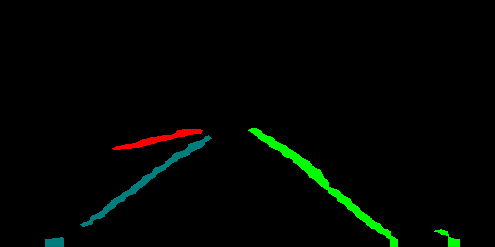
#> input picture data/mask_image2.png, 495 x 247 px
$ jupyter execute --allow-errors process.ipynb
#> lines starting #> are read from the running program, lines starting #| are printed output that depends on the picture; long printed decimals are rounded
[cell 1]
import cv2
import numpy as np
import sys
import os

[cell 2]
masked_image = np.array(cv2.imread("mask_image2.png"))
#> masked_image is the input picture: shape (247, 495, 3); mean B, G, R 1.2, 4.7, 1.1
image_height, image_width, _ = masked_image.shape
#> image_height = 247; image_width = 495
lane_colors = np.unique(masked_image.reshape(-1, masked_image.shape[2]), axis=0)
#> lane_colors = [[0, 0, 0], [0, 0, 255], [0, 241, 0], [0, 255, 0], [118, 118, 0], [125, 125, 0]]
lane_colors = lane_colors[lane_colors[:, 1] > 0]
#> lane_colors = [[0, 241, 0], [0, 255, 0], [118, 118, 0], [125, 125, 0]]
lane_points = {}

for color in lane_colors:
    lane_points[str(color)] = np.argwhere(np.all(masked_image == color, axis=-1))
#> this loop made 4 passes
#> after the loop, lane_points = 4 items
lane_points = {
    k : v for k, v in lane_points.items() if len(v) > 50
}
#> lane_points = 2 items
lane_colors = list(lane_points.keys())
#> lane_colors = ['[  0 255   0]', '[125 125   0]']
#> (the rest of this cell did not finish here and is left out)

#> (a cell that did not finish here is left out)

#> (a cell that did not finish here is left out)

[cell 5]
lanepoints = {}

#> (the rest of this cell did not finish here and is left out)

[cell 6]
center_lanepoints = []
for y in range(image_height):
    left_x_for_y = None
    right_x_for_y = None
    for lane in lanepoints:
        for x, y_ in lane:
            if y_ == y:
                if x < image_width // 2:
                    left_x_for_y = x
                else:
                    right_x_for_y = x
    if left_x_for_y is not None and right_x_for_y is not None:
        center_lanepoints.append([left_x_for_y + (right_x_for_y - left_x_for_y) / 2, y])
#> after the loop, center_lanepoints = []

center_lanepoints = np.array(center_lanepoints)
#> center_lanepoints = empty array
#> (the rest of this cell did not finish here and is left out)

[cell 7]
import matplotlib.pyplot as plt

#> (the rest of this cell did not finish here and is left out)

[cell 8]
import numpy as np
import cv2
import matplotlib.pyplot as plt

def find_lane_points(mask_image):
    # Convert mask image to grayscale
    gray = cv2.cvtColor(mask_image, cv2.COLOR_BGR2GRAY)
    # Find lane points
    points = np.column_stack(np.where(gray > 0))
    return points

def fit_polynomial(points):
    # Fit a second-order polynomial to the lane points
    x = points[:, 1]
    y = points[:, 0]
    poly_params = np.polyfit(x, y, 2)
    return poly_params

def calculate_cte(poly_params, vehicle_position):
    # Calculate the cross track error
    x = vehicle_position[0]
    y = vehicle_position[1]
    # Polynomial value at vehicle's x position
    poly_value = np.polyval(poly_params, x)
    # CTE is the difference between the polynomial value and the vehicle's y position
    cte = y - poly_value
    return cte

def calculate_heading_angle(poly_params, vehicle_position):
    # Calculate the heading angle
    x = vehicle_position[0]
    # Derivative of the polynomial at vehicle's x position
    poly_derivative = np.polyder(poly_params)
    slope = np.polyval(poly_derivative, x)
    # Heading angle is the arctangent of the slope
    heading_angle = np.arctan(slope)
    return heading_angle

# Example usage
mask_image = cv2.imread("mask_image2.png")
image_height, image_width = mask_image.shape[:2]
vehicle_position = (image_width // 2, 0)
#> vehicle_position = (247, 0)

lane_points = find_lane_points(mask_image)
#> in find_lane_points, `gray = cv2.cvtColor(mask_image, cv2.COLOR_BGR2GRAY)`:
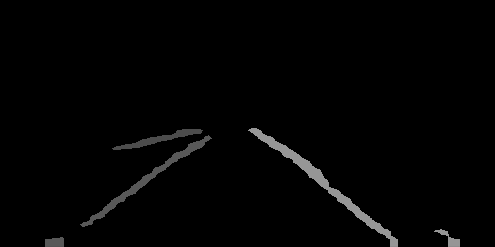
#> gray: shape (247, 495); min 0, max 150, mean 3.2
#> in find_lane_points, `points = np.column_stack(np.where(gray > 0))`: points = 3353 pairs, first value 128 to 246, second value 45 to 459
#> lane_points has the same summary as points in find_lane_points
poly_params = fit_polynomial(lane_points)
#> in fit_polynomial, `x = points[:, 1]`: x = 3353 values, max 459 at index 3079, min 45 at index 3041, mean 238.5
#> in fit_polynomial, `y = points[:, 0]`: y = 3353 values from 128 to 246
#> in fit_polynomial, `poly_params = np.polyfit(x, y, 2)`: poly_params = [0.00274, -1.26, 294.1]
#> poly_params = [0.00274, -1.26, 294.1]
cte = calculate_cte(poly_params, vehicle_position)
#> in calculate_cte, `poly_value = np.polyval(poly_params, x)`: poly_value = 149.1
#> in calculate_cte, `cte = y - poly_value`: cte = -149.1
#> cte = -149.1
heading_angle = calculate_heading_angle(poly_params, vehicle_position)
#> in calculate_heading_angle, `poly_derivative = np.polyder(poly_params)`: poly_derivative = [0.00547, -1.26]
#> in calculate_heading_angle, `slope = np.polyval(poly_derivative, x)`: slope = 0.0884
#> in calculate_heading_angle, `heading_angle = np.arctan(slope)`: heading_angle = 0.0882
#> heading_angle = 0.0882

print("Cross Track Error:", cte)
#| Cross Track Error: -149.056
print("Heading Angle:", heading_angle)
#| Heading Angle: 0.08818


$ run again, with data/mask_image1.png copied over data/mask_image2.png
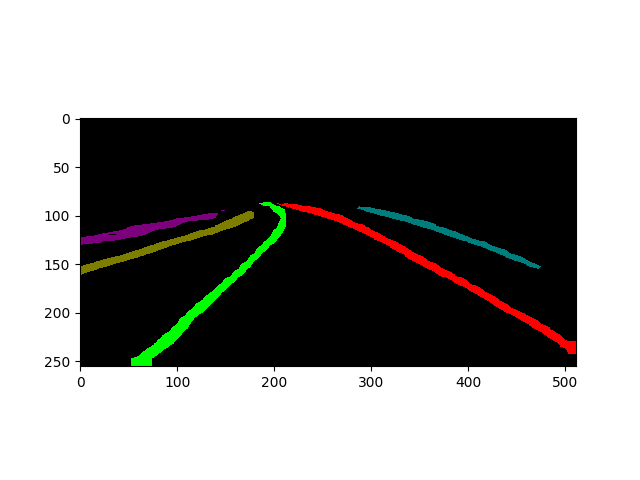
#> input picture data/mask_image1.png, 640 x 480 px
#> masked_image is the input picture: shape (480, 640, 3); mean B, G, R 152.3, 154.2, 154.5
#> `lane_colors = np.unique(masked_image.reshape(-1, masked_image.shape[2]..`: lane_colors = 212 rows, first 8: [0, 0, 0], [0, 0, 241], [0, 0, 255], [0, 118, 118], [0, 125, 125], [0, 241, 0], [0, 255, 0], [1, 1, 1]
#> `lane_colors = lane_colors[lane_colors[:, 1] > 0]`: lane_colors = 207 rows, first 8: [0, 118, 118], [0, 125, 125], [0, 241, 0], [0, 255, 0], [1, 1, 1], [2, 2, 2], [3, 3, 3], [5, 5, 5]
#> the loop `for color in lane_colors:` made 207 passes
#> after the loop `for color in lane_colors:`: lane_points = 207 items
#> `lane_points = { k : v for k, v in lane_points.items() if len(v) > 50 }`: lane_points = 5 items
#> `lane_colors = list(lane_points.keys())`: lane_colors = ['[  0 125 125]', '[  0 255   0]', '[125 125   0]', '[241 241 241]', '[255 255 255]']
#> in find_lane_points, `gray = cv2.cvtColor(mask_image, cv2.COLOR_BGR2GRAY)`:
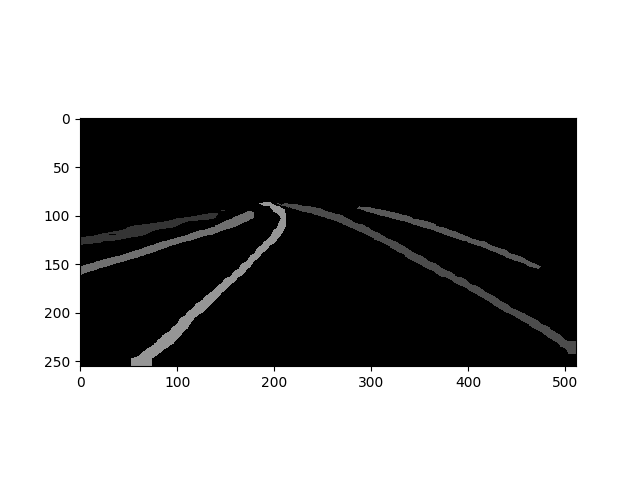
#> gray: shape (480, 640); min 0, max 255, mean 154.1
#> points = 191335 pairs, first value 0 to 479, second value 0 to 639
#> `lane_points = find_lane_points(mask_image)`: lane_points has the same summary as points in find_lane_points
#> in fit_polynomial, `poly_params = np.polyfit(x, y, 2)`: poly_params = [2.74e-05, -0.0177, 240.5]
#> poly_value = 237.6
#> in calculate_cte, `cte = y - poly_value`: cte = -237.6
#> poly_derivative = [5.49e-05, -0.0177]
#> slope = -0.000168
#| Cross Track Error: -237.623
#| Heading Angle: -0.0001684
